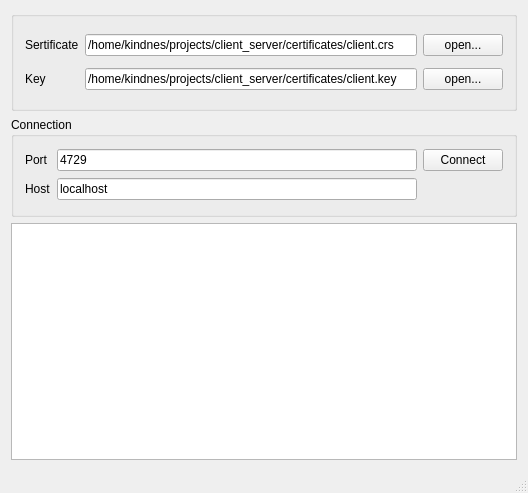
<?xml version="1.0" encoding="UTF-8"?>
<ui version="4.0">
 <class>MainWindow</class>
 <widget class="QMainWindow" name="MainWindow">
  <property name="geometry">
   <rect>
    <x>0</x>
    <y>0</y>
    <width>528</width>
    <height>493</height>
   </rect>
  </property>
  <property name="windowTitle">
   <string>Client</string>
  </property>
  <widget class="QWidget" name="centralWidget">
   <layout class="QVBoxLayout" name="verticalLayout">
    <item>
     <widget class="QGroupBox" name="groupBox_2">
      <property name="minimumSize">
       <size>
        <width>0</width>
        <height>100</height>
       </size>
      </property>
      <property name="maximumSize">
       <size>
        <width>16777215</width>
        <height>100</height>
       </size>
      </property>
      <property name="title">
       <string/>
      </property>
      <layout class="QGridLayout" name="gridLayout_2">
       <item row="0" column="2">
        <widget class="QPushButton" name="sertificateOpenButton">
         <property name="text">
          <string>open...</string>
         </property>
        </widget>
       </item>
       <item row="1" column="2">
        <widget class="QPushButton" name="keyOpenButton">
         <property name="text">
          <string>open...</string>
         </property>
        </widget>
       </item>
       <item row="0" column="1">
        <widget class="QLineEdit" name="sertLineEdit">
         <property name="text">
          <string>/home/kindnes/projects/client_server/certificates/client.crs</string>
         </property>
        </widget>
       </item>
       <item row="1" column="1">
        <widget class="QLineEdit" name="keyLineEdit">
         <property name="text">
          <string>/home/kindnes/projects/client_server/certificates/client.key</string>
         </property>
        </widget>
       </item>
       <item row="0" column="0">
        <widget class="QLabel" name="label_3">
         <property name="text">
          <string>Sertificate</string>
         </property>
        </widget>
       </item>
       <item row="1" column="0">
        <widget class="QLabel" name="label_4">
         <property name="text">
          <string>Key</string>
         </property>
        </widget>
       </item>
      </layout>
     </widget>
    </item>
    <item>
     <widget class="QGroupBox" name="groupBox">
      <property name="sizePolicy">
       <sizepolicy hsizetype="Preferred" vsizetype="Fixed">
        <horstretch>0</horstretch>
        <verstretch>0</verstretch>
       </sizepolicy>
      </property>
      <property name="minimumSize">
       <size>
        <width>0</width>
        <height>100</height>
       </size>
      </property>
      <property name="maximumSize">
       <size>
        <width>16777215</width>
        <height>100</height>
       </size>
      </property>
      <property name="title">
       <string>Connection</string>
      </property>
      <layout class="QGridLayout" name="gridLayout">
       <item row="1" column="1">
        <widget class="QLineEdit" name="host">
         <property name="text">
          <string>localhost</string>
         </property>
        </widget>
       </item>
       <item row="0" column="0">
        <widget class="QLabel" name="label">
         <property name="text">
          <string>Port</string>
         </property>
        </widget>
       </item>
       <item row="1" column="0">
        <widget class="QLabel" name="label_2">
         <property name="text">
          <string>Host</string>
         </property>
        </widget>
       </item>
       <item row="0" column="1">
        <widget class="QLineEdit" name="port">
         <property name="text">
          <string>4729</string>
         </property>
        </widget>
       </item>
       <item row="0" column="3">
        <widget class="QPushButton" name="connectButton">
         <property name="text">
          <string>Connect</string>
         </property>
        </widget>
       </item>
      </layout>
     </widget>
    </item>
    <item>
     <widget class="QTextEdit" name="textEdit"/>
    </item>
   </layout>
  </widget>
  <widget class="QStatusBar" name="statusBar"/>
 </widget>
 <layoutdefault spacing="6" margin="11"/>
 <resources/>
 <connections/>
</ui>
